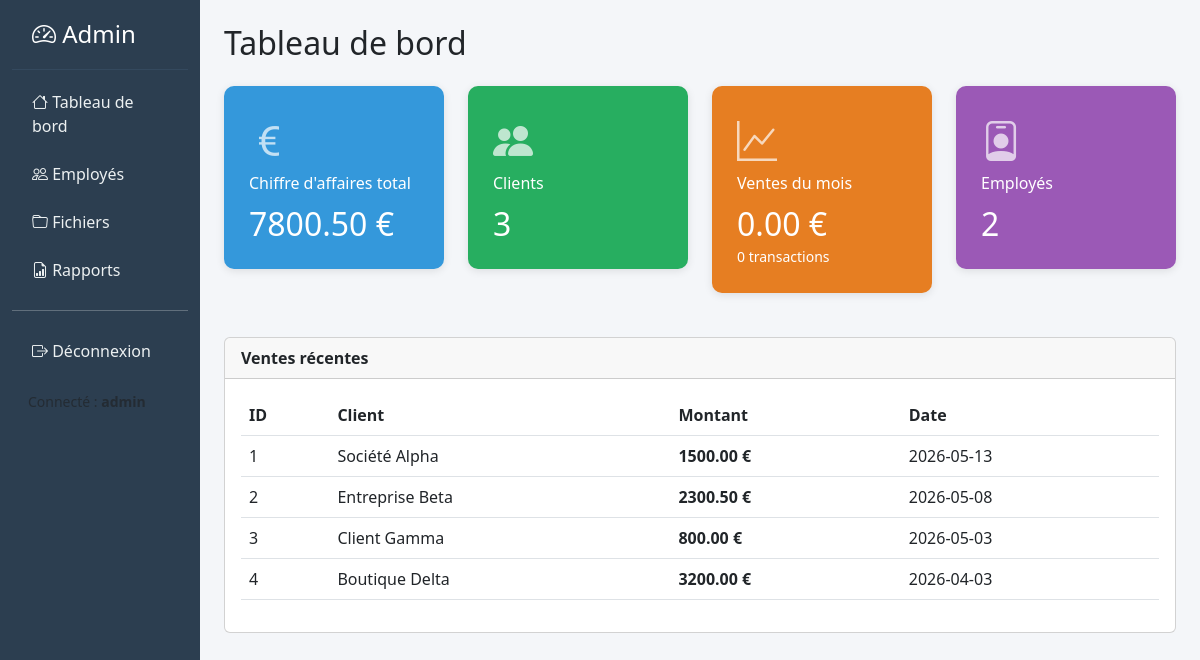
The page / (signed in) on the database its author committed.
### tables this page shows
CREATE TABLE sales (
                    id INTEGER PRIMARY KEY AUTOINCREMENT,
                    client_name TEXT NOT NULL,
                    amount REAL NOT NULL,
                    sale_date TEXT NOT NULL
                );

### app.py (the view)
@app.route('/')
@login_required
def dashboard():
    conn = get_db()
    total_revenue = conn.execute("SELECT COALESCE(SUM(amount), 0) FROM sales").fetchone()[0]
    total_clients = conn.execute("SELECT COUNT(*) FROM clients").fetchone()[0]
    first_day_month = datetime.now().replace(day=1).strftime('%Y-%m-%d')
    monthly_sales = conn.execute(
        "SELECT COALESCE(SUM(amount), 0), COUNT(*) FROM sales WHERE sale_date >= ?",
        (first_day_month,)
    ).fetchone()
    monthly_revenue = monthly_sales[0]
    monthly_count = monthly_sales[1]
    total_employees = conn.execute("SELECT COUNT(*) FROM employees").fetchone()[0]
    recent_sales = conn.execute(
        "SELECT * FROM sales ORDER BY sale_date DESC LIMIT 5"
    ).fetchall()
    conn.close()
    return render_template('dashboard.html',
                           total_revenue=total_revenue,
                           total_clients=total_clients,
                           monthly_revenue=monthly_revenue,
                           monthly_count=monthly_count,
                           total_employees=total_employees,
                           recent_sales=recent_sales)

### app.py (called while the page is built)
def get_db():
    conn = sqlite3.connect(DATABASE)
    conn.row_factory = sqlite3.Row
    return conn

def login_required(f):
    @wraps(f)
    def decorated(*args, **kwargs):
        if 'user_id' not in session:
            flash('Veuillez vous connecter.', 'warning')
            return redirect(url_for('login'))
        return f(*args, **kwargs)
    return decorated

### templates/dashboard.html (shortened to what this page needs)
{% extends 'base.html' %}
{% block content %}
<h2 class="mb-4">Tableau de bord</h2>
<div class="row">
    <div class="col-md-3">
        <div class="stat-card" style="background:#3498db;">
            <i class="bi bi-currency-euro"></i>
            <div>Chiffre d'affaires total</div>
            <h2>{{ "%.2f"|format(total_revenue) }} €</h2>
        </div>
    </div>
    <div class="col-md-3">
        <div class="stat-card" style="background:#27ae60;">
            <i class="bi bi-people-fill"></i>
            <div>Clients</div>
            <h2>{{ total_clients }}</h2>
        </div>
    </div>
    <div class="col-md-3">
        <div class="stat-card" style="background:#e67e22;">
            <i class="bi bi-graph-up"></i>
            <div>Ventes du mois</div>
            <h2>{{ "%.2f"|format(monthly_revenue) }} €</h2>
            <small>{{ monthly_count }} transactions</small>
        </div>
    </div>
    <div class="col-md-3">
        <div class="stat-card" style="background:#9b59b6;">
            <i class="bi bi-person-badge"></i>
            <div>Employés</div>
            <h2>{{ total_employees }}</h2>
        </div>
    </div>
</div>
<div class="card mt-4">
    <div class="card-header"><b>Ventes récentes</b></div>
    <div class="card-body">
        <table class="table table-hover">
            <thead>
                <tr><th>ID</th><th>Client</th><th>Montant</th><th>Date</th></tr>
            </thead>
            <tbody>
                {% for s in recent_sales %}
                <tr>
                    <td>{{ s.id }}</td>
                    <td>{{ s.client_name }}</td>
                    <td><b>{{ "%.2f"|format(s.amount) }} €</b></td>
                    <td>{{ s.sale_date }}</td>
                </tr>
                {% else %}
                <tr><td colspan="4" class="text-center text-muted">Aucune vente</td></tr>
                {% endfor %}
            </tbody>
        </table>
    </div>
</div>
{% endblock %}

### templates/base.html (shortened to what this page needs)
<!DOCTYPE html>
<html lang="fr">
<head>
    <link href="https://cdn.jsdelivr.net/npm/bootstrap@5.3.0/dist/css/bootstrap.min.css" rel="stylesheet">
    <link href="https://cdn.jsdelivr.net/npm/bootstrap-icons@1.11.0/font/bootstrap-icons.css" rel="stylesheet">
</head>
<body>
{% if session.user_id %}
<div class="container-fluid">
    <div class="row">
        <nav class="col-md-2 sidebar">
            <h4><i class="bi bi-speedometer2"></i> Admin</h4>
            <a href="{{ url_for('dashboard') }}"><i class="bi bi-house"></i> Tableau de bord</a>
            <a href="{{ url_for('employees') }}"><i class="bi bi-people"></i> Employés</a>
            <a href="{{ url_for('files') }}"><i class="bi bi-folder"></i> Fichiers</a>
            <a href="{{ url_for('reports') }}"><i class="bi bi-file-earmark-bar-graph"></i> Rapports</a>
            <hr>
            <a href="{{ url_for('logout') }}"><i class="bi bi-box-arrow-right"></i> Déconnexion</a>
            <div class="px-3 mt-3 small text-muted">Connecté : <b>{{ session.username }}</b></div>
        </nav>
        <main class="col-md-10 p-4">
            {% block content %}{% endblock %}
        </main>
    </div>
</div>
{% else %}
    {% block auth_content %}{% endblock %}
{% endif %}
</body>
</html>

### templates/base.html (style rules this page uses)
body { background: #f4f6f9; }
.sidebar { min-height: 100vh; background: #2c3e50; color: white; padding-top: 20px; }
.sidebar a { color: #ecf0f1; padding: 12px 20px; display: block; text-decoration: none; }
.sidebar h4 { padding: 0 20px 20px; border-bottom: 1px solid #34495e; }
.stat-card { border-radius: 10px; padding: 25px; color: white; margin-bottom: 20px; box-shadow: 0 2px 8px rgba(0,0,0,0.1); }
.stat-card h2 { font-size: 2rem; margin: 10px 0 0; }
.stat-card i { font-size: 2.5rem; opacity: 0.7; }

### rows shown on the page
sales: id "1", client_name "Société Alpha", amount "1500.00", sale_date "2026-05-13"
sales: id "2", client_name "Entreprise Beta", amount "2300.50", sale_date "2026-05-08"
sales: id "3", client_name "Client Gamma", amount "800.00", sale_date "2026-05-03"
sales: id "4", client_name "Boutique Delta", amount "3200.00", sale_date "2026-04-03"

### other values the page prints
{{ "%.2f"|format(total_revenue) }} "7800.50"
{{ total_clients }} "3"
{{ "%.2f"|format(monthly_revenue) }} "0.00"
{{ monthly_count }} "0"
{{ total_employees }} "2"
